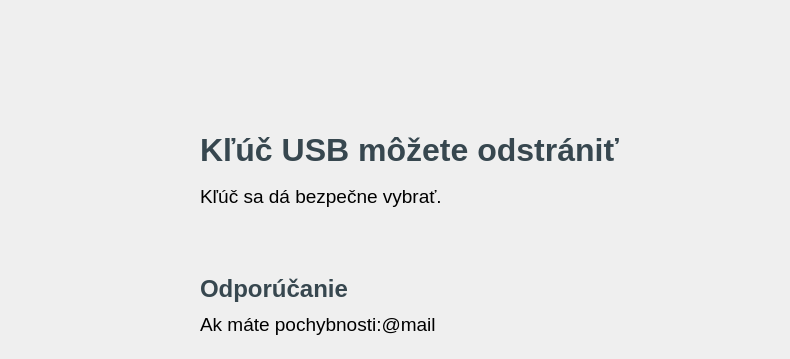
    <widget class="QWidget" name="eject_view">
     <property name="sizePolicy">
      <sizepolicy hsizetype="Expanding" vsizetype="Expanding">
       <horstretch>0</horstretch>
       <verstretch>0</verstretch>
      </sizepolicy>
     </property>
     <property name="styleSheet">
      <string notr="true">#btn_restart_ejectView {
	background-color: transparent;
}</string>
     </property>
     <widget class="QLabel" name="img_info">
      <property name="enabled">
       <bool>true</bool>
      </property>
      <property name="geometry">
       <rect>
        <x>80</x>
        <y>120</y>
        <width>100</width>
        <height>100</height>
       </rect>
      </property>
      <property name="styleSheet">
       <string notr="true">border-image: url(:/resources/assets/icons/info.png);</string>
      </property>
      <property name="text">
       <string/>
      </property>
      <property name="alignment">
       <set>Qt::AlignmentFlag::AlignCenter</set>
      </property>
     </widget>
     <widget class="QWidget" name="verticalLayoutWidget">
      <property name="geometry">
       <rect>
        <x>200</x>
        <y>270</y>
        <width>581</width>
        <height>80</height>
       </rect>
      </property>
      <layout class="QVBoxLayout" name="verticalLayout_2">
       <item>
        <widget class="QLabel" name="label_recommendations">
         <property name="font">
          <font>
           <pointsize>18</pointsize>
           <bold>true</bold>
           <underline>false</underline>
           <strikeout>false</strikeout>
           <kerning>true</kerning>
          </font>
         </property>
         <property name="styleSheet">
          <string notr="true">color: rgb(55, 71, 79);</string>
         </property>
         <property name="text">
          <string>Odporúčanie</string>
         </property>
        </widget>
       </item>
       <item>
        <widget class="QLabel" name="label_recommendations_1">
         <property name="font">
          <font>
           <pointsize>14</pointsize>
          </font>
         </property>
         <property name="text">
          <string>&lt;html&gt;&lt;head/&gt;&lt;body&gt;&lt;p&gt;Ak máte pochybnosti:@mail&lt;/p&gt;&lt;/body&gt;&lt;/html&gt;</string>
         </property>
         <property name="alignment">
          <set>Qt::AlignmentFlag::AlignLeading|Qt::AlignmentFlag::AlignLeft|Qt::AlignmentFlag::AlignTop</set>
         </property>
        </widget>
       </item>
      </layout>
     </widget>
     <widget class="QWidget" name="verticalLayoutWidget_2">
      <property name="geometry">
       <rect>
        <x>200</x>
        <y>130</y>
        <width>581</width>
        <height>86</height>
       </rect>
      </property>
      <layout class="QVBoxLayout" name="verticalLayout_3">
       <item>
        <widget class="QLabel" name="label_4">
         <property name="font">
          <font>
           <pointsize>24</pointsize>
           <bold>true</bold>
          </font>
         </property>
         <property name="styleSheet">
          <string notr="true">color: rgb(55, 71, 79);</string>
         </property>
         <property name="text">
          <string>Kľúč USB môžete odstrániť</string>
         </property>
        </widget>
       </item>
       <item>
        <widget class="QLabel" name="label_5">
         <property name="font">
          <font>
           <pointsize>14</pointsize>
          </font>
         </property>
         <property name="text">
          <string>Kľúč sa dá bezpečne vybrať.</string>
         </property>
        </widget>
       </item>
      </layout>
     </widget>
     <widget class="QLabel" name="label_8">
      <property name="geometry">
       <rect>
        <x>0</x>
        <y>0</y>
        <width>80</width>
        <height>80</height>
       </rect>
      </property>
      <property name="styleSheet">
       <string notr="true">image: url(:/resources/assets/USBGuardian.png);</string>
      </property>
      <property name="text">
       <string/>
      </property>
      <property name="alignment">
       <set>Qt::AlignmentFlag::AlignCenter</set>
      </property>
     </widget>
     <widget class="QPushButton" name="btn_restart_ejectView">
      <property name="geometry">
       <rect>
        <x>740</x>
        <y>10</y>
        <width>32</width>
        <height>32</height>
       </rect>
      </property>
      <property name="maximumSize">
       <size>
        <width>32</width>
        <height>32</height>
       </size>
      </property>
      <property name="styleSheet">
       <string notr="true">border-image: url(:/resources/assets/icons/power.png);</string>
      </property>
      <property name="text">
       <string/>
      </property>
      <property name="flat">
       <bool>true</bool>
      </property>
     </widget>
    </widget>
